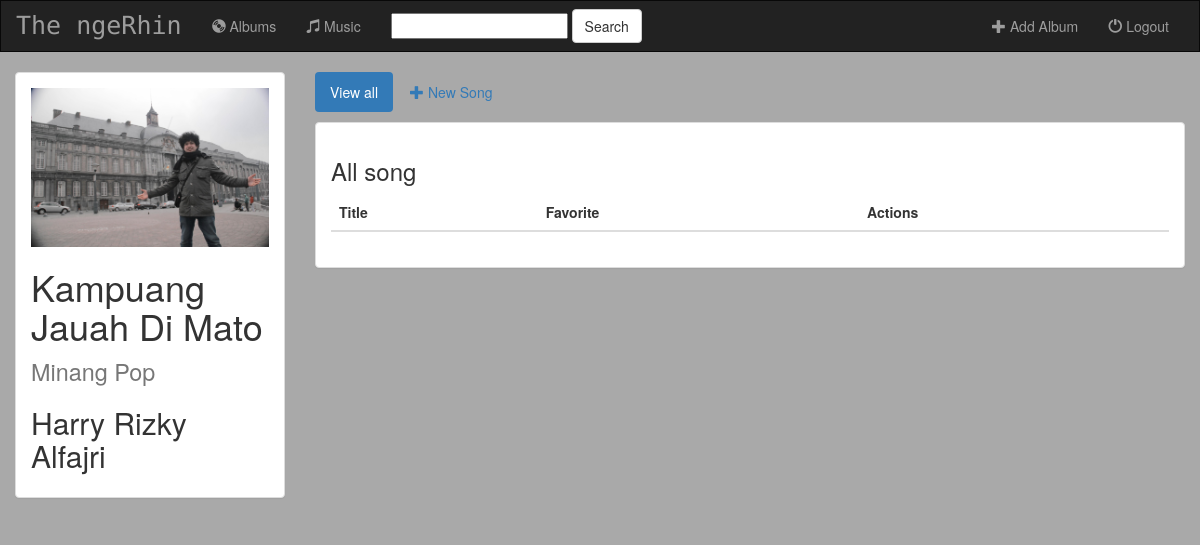
Page /music/6/ on the committed database.
### music/models.py (models this page shows, shortened)
class Album(models.Model):
    artist = models.CharField(max_length=250)
    album_title = models.CharField(max_length=500)
    genre = models.CharField(max_length=100)
    album_logo = models.FileField()

### music/views.py (the view)
# urls.py: url(r'^(?P<pk>[0-9]+)/$', views.DetailView.as_view(), name='detail'),
class DetailView(generic.DetailView):
    model = Album
    template_name = 'music/detail.html'

### music/templates/music/detail.html (shortened to what this page needs)
{% extends 'music/base.html' %}
{% block body %}
<div class="container-fluid songs-container">
     <div class="row">
         <div class="col-sm-4 col-md-3">
             <div class="panel panel-default">
                 <div class="panel-body">
                     <a href="{% url 'music:detail' album.id %}">
                         {% if album.album_logo %}
                            <img src="{{ album.album_logo.url }}" class="img-responsive">
                         {% else %}
                             <h3>No image to display</h3>
                         {% endif %}
                     </a>
                    <h1>{{ album.album_title }} <small>{{ album.genre }}</small></h1>
                    <h2>{{ album.artist }}</h2>
                 </div>
             </div>
         </div>
        <div class="col-sm-8 col-md-9">
            <ul class="nav nav-pills" style="margin-bottom: 10px;">
                <li role="presentation" class="active"><a href="{% url 'music:detail' album.id %}">View all</a></li>
                <li role="presentation"><a href="#"><span class="glyphicon glyphicon-plus" aria-hidde="true"></span>
                    New Song</a></li>
            </ul>
            <div class="panel panel-default">
                <div class="panel-body">
                    <h3>All song</h3>
                    <table class="table">
                        <thead>
                        <tr>
                            <th>Title</th>
                            <th>Favorite</th>
                            <th>Actions</th>
                        </tr>
                        </thead>
                    </table>
                </div>
            </div>
        </div>
     </div>
</div>
{% endblock %}

### music/static/music/style.css (style rules this page uses)
body { background-color: darkgray; }

### rows in the picture
Album: album_logo (picture), album_title "Kampuang Jauah Di Mato", genre "Minang Pop", artist "Harry Rizky Alfajri"
